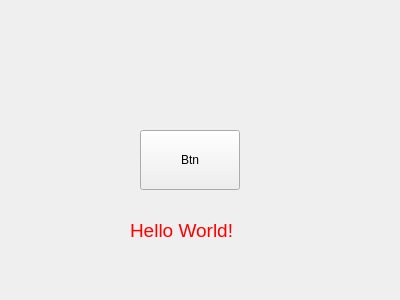
<?xml version="1.0" encoding="UTF-8"?>
<ui version="4.0">
 <class>TransparentWidget</class>
 <widget class="QWidget" name="TransparentWidget">
  <property name="geometry">
   <rect>
    <x>0</x>
    <y>0</y>
    <width>400</width>
    <height>300</height>
   </rect>
  </property>
  <property name="windowTitle">
   <string>Form</string>
  </property>
  <widget class="QPushButton" name="pushButton">
   <property name="geometry">
    <rect>
     <x>140</x>
     <y>130</y>
     <width>100</width>
     <height>60</height>
    </rect>
   </property>
   <property name="minimumSize">
    <size>
     <width>100</width>
     <height>50</height>
    </size>
   </property>
   <property name="text">
    <string>Btn</string>
   </property>
  </widget>
  <widget class="QLabel" name="label">
   <property name="geometry">
    <rect>
     <x>130</x>
     <y>210</y>
     <width>150</width>
     <height>40</height>
    </rect>
   </property>
   <property name="minimumSize">
    <size>
     <width>150</width>
     <height>40</height>
    </size>
   </property>
   <property name="styleSheet">
    <string notr="true">#label {
	color: red;
	font: 14pt;
}</string>
   </property>
   <property name="text">
    <string>Hello World!</string>
   </property>
  </widget>
 </widget>
 <resources/>
 <connections/>
</ui>
